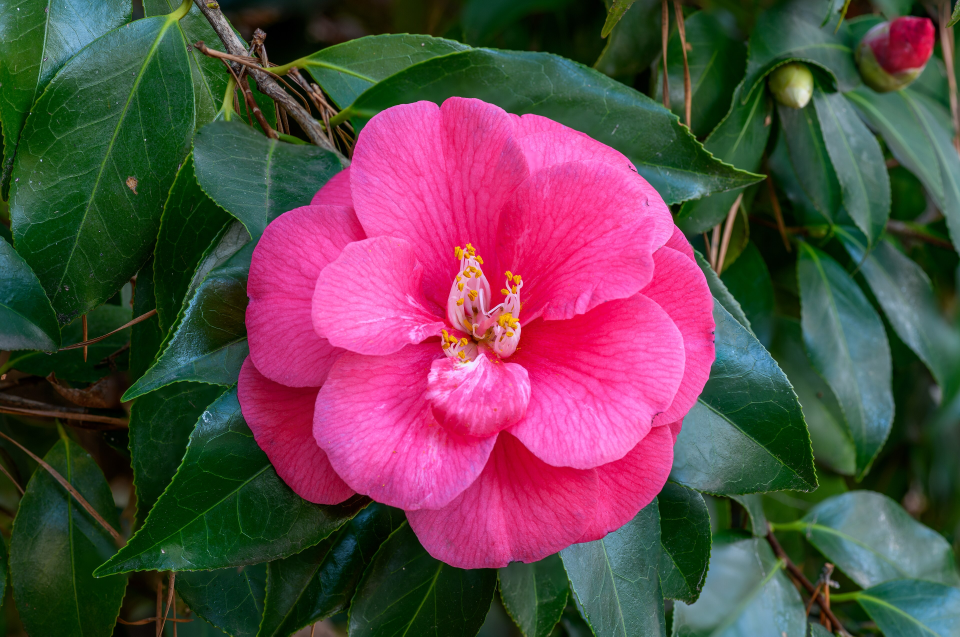
#> input picture app/src/main/assets/explore/camellia_pumpkinsky.jpg, 3840 x 2546 px (shown at 1/4 size)
$ python -i compare_visual_kit_v2.py   (imports and definitions only)
#> lines starting #> are read from the running program, lines starting #| are printed output that depends on the picture
"""Labelled target/real-app panels. Originals are never cropped or overwritten."""
from pathlib import Path
import argparse
import hashlib
import json
from PIL import Image, ImageDraw

ROOT = Path(__file__).resolve().parents[2]
KIT = ROOT / "docs/wildflower/Wildflower_Complete_Visual_Asset_Kit_v2/visual-kit-v2"
PAGES = (
    ("01_explore", "explore"), ("02_garden_empty", "garden-empty"),
    ("03_garden_populated", "garden-populated"), ("04_personal_detail", "personal-detail"),
    ("05_species_detail", "species-detail"), ("06_seasons", "seasons"),
    ("07_culture", "culture"), ("08_gallery", "observation-gallery"),
    ("09_scan", "scan"), ("10_card_editor", "botanical-card-editor"),
)

def digest(path):
    return hashlib.sha256(path.read_bytes()).hexdigest()

def scaled(path, top=0):
#> called with top = 0
    with Image.open(path) as source:
#> source is the input picture: PIL image 3840x2546 RGB; mean R, G, B 92.4, 70, 73.2
        source.load()
        if top:
            source = source.crop((0, top, source.width, source.height))
        return source.convert("RGB").resize((393, round(source.height * 393 / source.width)), Image.Resampling.LANCZOS)
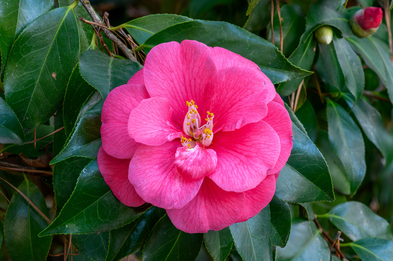
#> returned value: PIL image 393x261 RGB; mean R, G, B 92.4, 70, 73.3

# [50 lines left out: functions panel, main, not called in this run]

# [2 lines not run here, left out]

>>> result = scaled('../../app/src/main/assets/explore/camellia_pumpkinsky.jpg')

$ run again, on app/src/main/assets/explore/osmanthus_starr.jpg
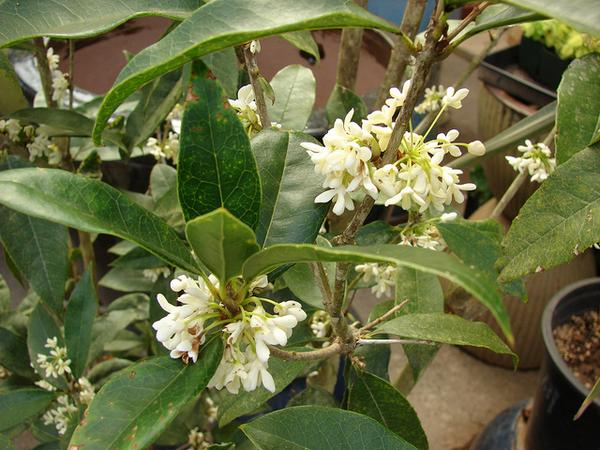
#> input picture app/src/main/assets/explore/osmanthus_starr.jpg, 600 x 450 px
#> in scaled, source is the input picture: PIL image 600x450 RGB; mean R, G, B 103.8, 108.5, 64.9
#> in scaled, `return source.convert("RGB").resize((393, round(source.height * 393 / ..`:
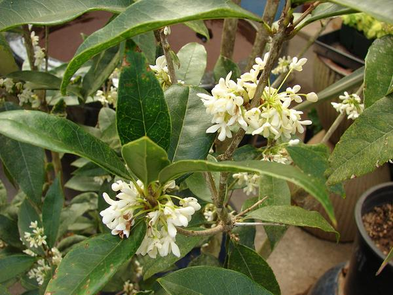
#> returned value: PIL image 393x295 RGB; mean R, G, B 103.8, 108.5, 64.9
